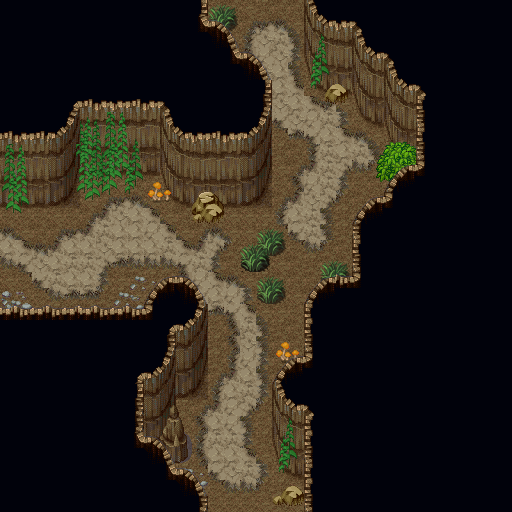

This game map was drawn from its Tiled (.tmx) file and the tilesets committed beside it. A one-line description and the trimmed map source follow:
An orthogonal 32x32 tile map with 16x16 px tiles, 10 tile layers (Ground, Dirt, Side walls, Rock walls, ...), 7 tilesets and 74 objects.

<map version="1.4" tiledversion="1.4.3" orientation="orthogonal" renderorder="left-up" width="32" height="32" tilewidth="16" tileheight="16" infinite="0" nextlayerid="19" nextobjectid="86">
 <editorsettings>
  <export target="template.tmx" format="tmx" />
 </editorsettings>
 <tileset firstgid="1" source="Tilesets/VS Dungeon Set 01/_Tiled_Hanzo-Dungeon01VS.tsx" />
 <tileset firstgid="1025" source="Tilesets/VS Dungeon Set 01/_Tiled_AT-A5-DungeonVX01-Ground.tsx" />
 <tileset firstgid="1033" source="Tilesets/VS Dungeon Set 01/_Tiled_AT-A2-DungeonVX01-GroundTiles.tsx" />
 <tileset firstgid="1177" source="Tilesets/VS Cliff Set 01/Tiled/Hanzo-CliffSet02VS-1.tsx" />
 <tileset firstgid="2201" source="Tilesets/VS Dungeon Set 02/Hanzo-Dungeon02VSb.tsx" />
 <tileset firstgid="3225" source="Tilesets/VS Ruins Town/Hanzo-RuinsTown01VScopy.tsx" />
 <tileset firstgid="4249" source="Tilesets/VS Cliff Set 02/Hanzo-CliffSet02VS-2.tsx" />
 <group id="3" name="Layer 1">
  <layer id="1" name="Ground" width="32" height="32">
   <data>[1024 cells, 346 non-empty, 4 distinct tile ids]</data>
  </layer>
  <layer id="13" name="Dirt" width="32" height="32">
   <data>[1024 cells, 194 non-empty, 24 distinct tile ids]</data>
  </layer>
  <layer id="8" name="Side walls" width="32" height="32">
   <data>[1024 cells, 2 non-empty, 2 distinct tile ids]</data>
  </layer>
  <layer id="9" name="Rock walls" width="32" height="32">
   <data>[1024 cells, 121 non-empty, 25 distinct tile ids]</data>
  </layer>
  <layer id="14" name="BackObstacles" width="32" height="32">
   <data>[1024 cells, 0 non-empty, 0 distinct tile ids]</data>
  </layer>
  <layer id="12" name="Obstacles" width="32" height="32">
   <data>[1024 cells, 94 non-empty, 79 distinct tile ids]</data>
  </layer>
  <layer id="15" name="FrontObstacles" width="32" height="32">
   <data>[1024 cells, 52 non-empty, 40 distinct tile ids]</data>
  </layer>
 </group>
 <group id="4" name="Layer 2">
  <layer id="11" name="Rock (void)" width="32" height="32">
   <data>[1024 cells, 508 non-empty, 5 distinct tile ids]</data>
  </layer>
  <layer id="18" name="ObstaclesF" width="32" height="32">
   <data>[1024 cells, 4 non-empty, 4 distinct tile ids]</data>
  </layer>
  <layer id="7" name="Walls" width="32" height="32">
   <data>[1024 cells, 138 non-empty, 29 distinct tile ids]</data>
  </layer>
 </group>
 <group id="21" name="Ops">
  <objectgroup color="#ff0000" id="17" name="Collision Layer">
   <object id="2" x="272" y="448" width="48" height="64" />
   <object id="3" x="272" y="384" width="16" height="64" />
   <object id="4" x="288" y="384" width="32" height="16" />
   <object id="5" x="304" y="304" width="16" height="80" />
   <object id="6" x="320" y="304" width="32" height="16" />
   <object id="7" x="352" y="224" width="16" height="96" />
   <object id="8" x="368" y="224" width="32" height="16" />
   <object id="9" x="384" y="192" width="16" height="32" />
   <object id="10" x="400" y="192" width="32" height="16" />
   <object id="11" x="416" y="128" width="16" height="64" />
   <object id="12" x="384" y="144" width="32" height="32" />
   <object id="13" x="384" y="112" width="16" height="32" />
   <object id="15" x="352" y="112" width="32" height="16" />
   <object id="16" x="352" y="80" width="16" height="32" />
   <object id="17" x="320" y="80" width="32" height="32" />
   <object id="18" x="304" y="0" width="16" height="96" />
   <object id="19" x="0" y="336" width="160" height="16" />
   <object id="20" x="144" y="304" width="16" height="32" />
   <object id="21" x="160" y="304" width="48" height="16" />
   <object id="22" x="192" y="320" width="16" height="80" />
   <object id="24" x="160" y="384" width="32" height="16" />
   <object id="26" x="160" y="448" width="32" height="16" />
   <object id="30" x="160" y="496" width="48" height="16" />
   <object id="31" x="160" y="464" width="16" height="32" />
   <object id="32" x="160" y="400" width="16" height="48" />
   <object id="33" x="0" y="192" width="80" height="16" />
   <object id="34" x="64" y="160" width="16" height="32" />
   <object id="35" x="80" y="160" width="80" height="16" />
   <object id="36" x="160" y="160" width="16" height="48" />
   <object id="37" x="176" y="192" width="96" height="16" />
   <object id="38" x="192" y="208" width="32" height="16" />
   <object id="39" x="256" y="80" width="16" height="112" />
   <object id="40" x="224" y="80" width="32" height="16" />
   <object id="41" x="224" y="48" width="16" height="32" />
   <object id="42" x="192" y="48" width="32" height="16" />
   <object id="43" x="192" y="0" width="16" height="48" />
  </objectgroup>
  <objectgroup color="#00ffff" id="19" name="Walkable Layer">
   <object id="44" x="0" y="208" width="144" height="128" />
   <object id="45" x="80" y="176" width="80" height="32" />
   <object id="46" x="144" y="208" width="48" height="96" />
   <object id="47" x="192" y="224" width="160" height="80" />
   <object id="48" x="224" y="208" width="160" height="16" />
   <object id="50" x="272" y="96" width="48" height="112" />
   <object id="52" x="320" y="112" width="32" height="96" />
   <object id="53" x="352" y="128" width="32" height="80" />
   <object id="54" x="384" y="176" width="32" height="16" />
   <object id="55" x="208" y="0" width="96" height="48" />
   <object id="56" x="240" y="48" width="64" height="32" />
   <object id="57" x="272" y="80" width="32" height="16" />
   <object id="58" x="208" y="304" width="96" height="80" />
   <object id="59" x="208" y="384" width="64" height="128" />
   <object id="60" x="176" y="464" width="32" height="32" />
   <object id="61" x="176" y="400" width="32" height="48" />
   <object id="62" x="192" y="448" width="16" height="16" />
  </objectgroup>
  <objectgroup color="#aa00ff" id="24" name="Portal Layer">
   <object id="63" x="48" y="288" width="48" height="48" />
   <object id="64" x="96" y="176" width="48" height="48" />
   <object id="65" x="192" y="400" width="48" height="48" />
   <object id="66" x="304" y="256" width="48" height="48" />
   <object id="67" x="336" y="176" width="48" height="48" />
   <object id="68" x="208" y="0" width="48" height="48" />
   <object id="71" x="240" y="208" width="48" height="48" />
  </objectgroup>
  <objectgroup color="#dddd00" id="23" name="WS Layer">
   <object id="72" x="360.958" y="136.293">
    <point />
   </object>
   <object id="73" x="23.0266" y="216.575">
    <point />
   </object>
   <object id="74" x="54.766" y="248.936">
    <point />
   </object>
   <object id="75" x="103.309" y="265.117">
    <point />
   </object>
   <object id="76" x="137.537" y="249.559">
    <point />
   </object>
   <object id="77" x="154.341" y="263.873">
    <point />
   </object>
   <object id="78" x="201.016" y="278.186">
    <point />
   </object>
   <object id="79" x="218.442" y="344.155">
    <point />
   </object>
   <object id="80" x="281.921" y="313.66">
    <point />
   </object>
   <object id="81" x="278.186" y="151.851">
    <point />
   </object>
   <object id="82" x="199.771" y="474.224">
    <point />
   </object>
   <object id="83" x="250.181" y="488.538">
    <point />
   </object>
   <object id="84" x="278.186" y="182.346">
    <point />
   </object>
   <object id="85" x="282.543" y="24.8936">
    <point />
   </object>
  </objectgroup>
 </group>
</map>
